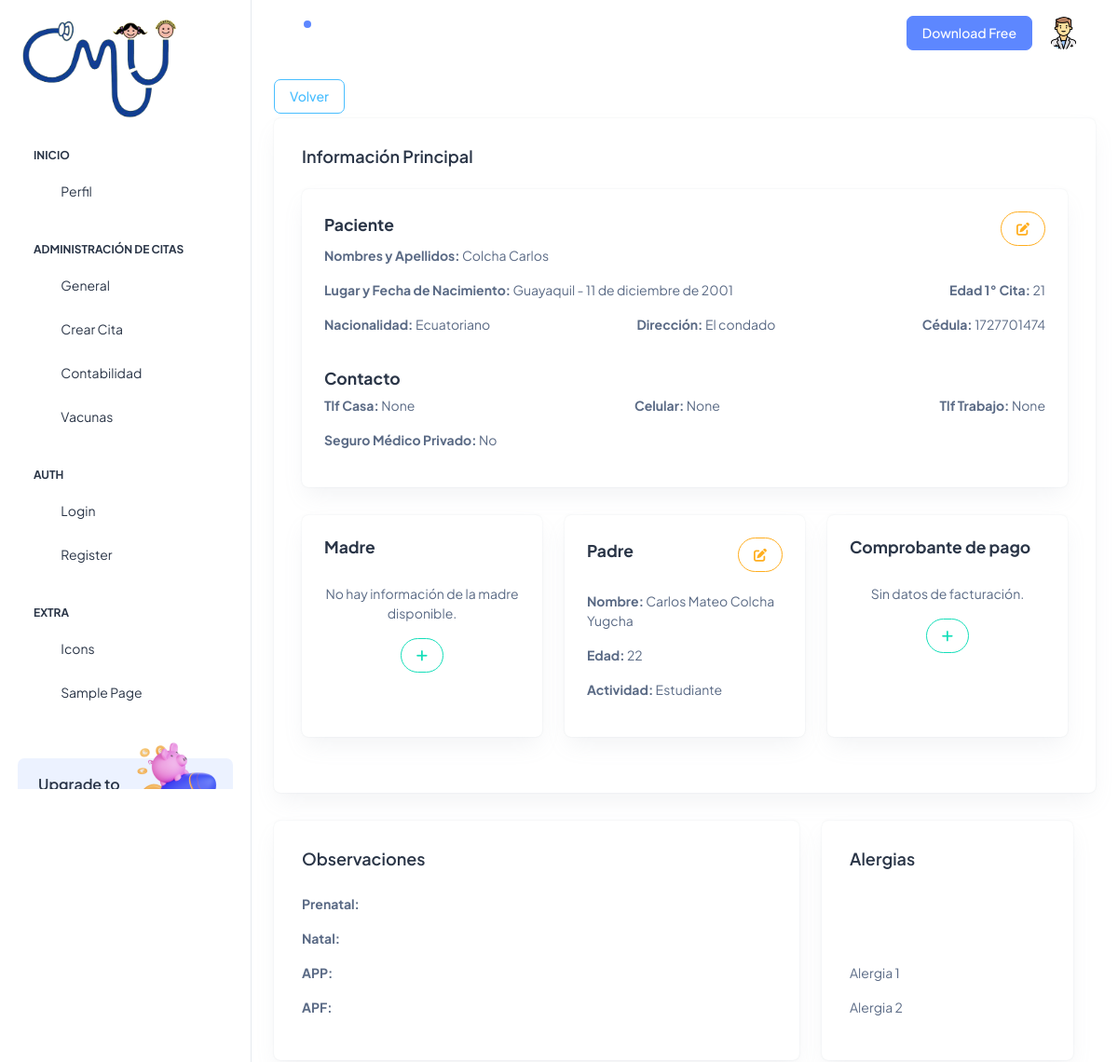
Page /historiales/doc_inicio/doc_patient/2 (signed in, upper part) on the earlier database version.
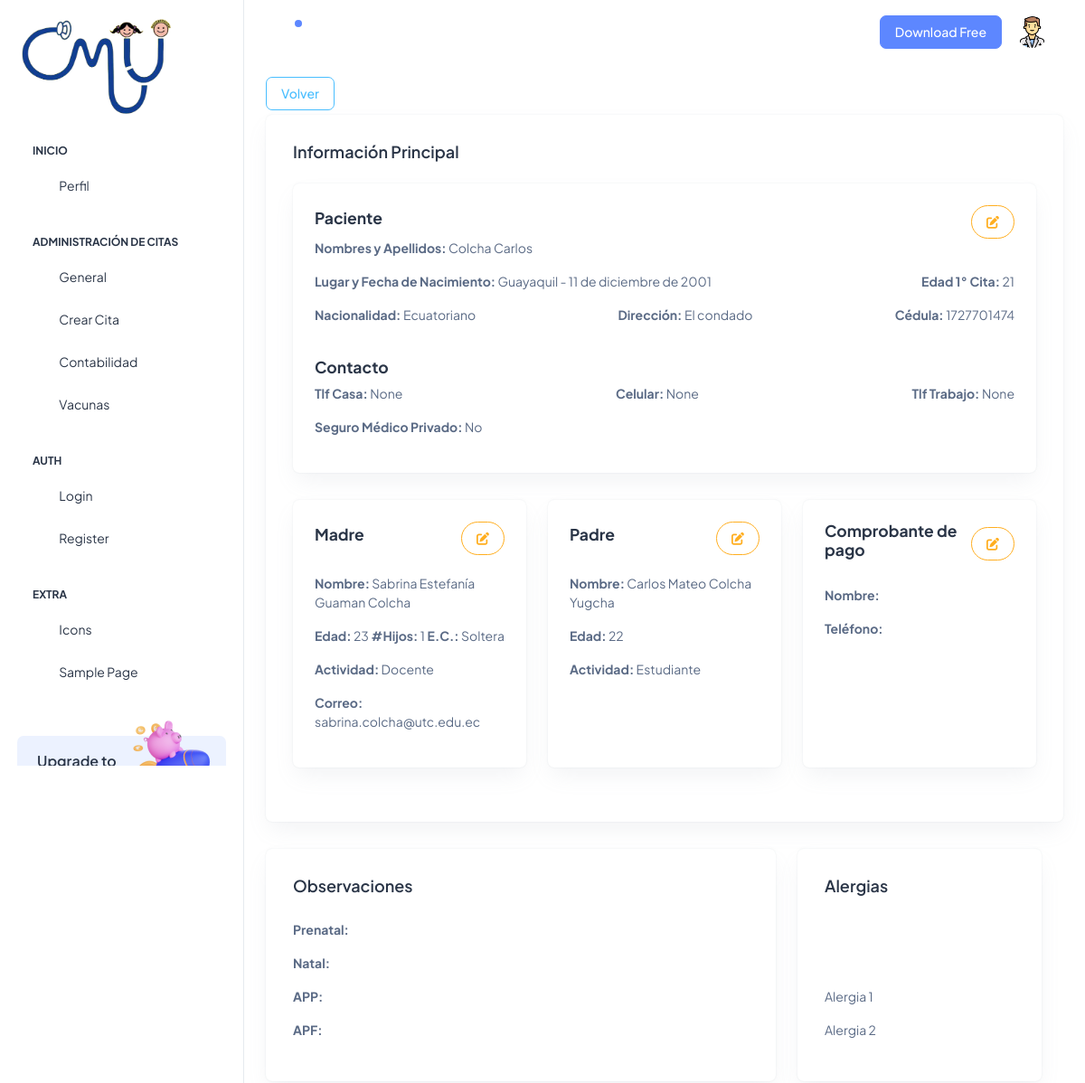
Same page on the later database version.
### Aplicaciones/Historiales/models.py (models this page shows, shortened)
class Patient(models.Model):
    idPat=models.AutoField(primary_key=True)
    creation=models.DateField(default=datetime.date.today)
    lastnPat=models.CharField(max_length=150)
    namePat=models.CharField(max_length=150)
    pldatePat=models.TextField()
    birthPat=models.DateField()
    fagePat=models.CharField(max_length=150)
    natiPat=models.CharField(max_length=150)
    placePat=models.TextField(max_length=150)
    ciPat=models.CharField(max_length=10)
    genPat=models.ForeignKey(Gender, on_delete=models.PROTECT)
    mom=models.ForeignKey(MadreCita, null=True, blank=True, on_delete=models.PROTECT)
    dad=models.ForeignKey(PadreCita, null=True, blank=True, on_delete=models.PROTECT)
    tf_casa=models.CharField(null=True, blank=True, max_length=10)
    cell=models.CharField(null=True, blank=True, max_length=10)
    tf_tra=models.CharField(null=True, blank=True, max_length=10)
    seguroPat=models.BooleanField(default=False)

class PadreCita(models.Model):
    id= models.AutoField(primary_key=True)
    nom_fat=models.CharField(max_length=150)
    ape_fat=models.CharField(max_length=150)
    age_fat=models.DateField()
    act_fat=models.CharField(max_length=150)
    @property
    def edad_dad(self):
        today = date.today()
        return today.year - self.age_fat.year - ((today.month, today.day) < (self.age_fat.month, self.age_fat.day))

class MadreCita(models.Model):
    id= models.AutoField(primary_key=True)
    nom_mom=models.CharField(max_length=150)
    ape_mom=models.CharField(max_length=150)
    age_mom=models.DateField()
    hij_mom=models.IntegerField()
    es_cimom=models.CharField(max_length=150)
    act_mom=models.CharField(max_length=150)
    correo_mom=models.CharField(max_length=150)
    @property
    def edad_mom(self):
        today = date.today()
        return today.year - self.age_mom.year - ((today.month, today.day) < (self.age_mom.month, self.age_mom.day))

### Aplicaciones/Historiales/views.py (the view)
# urls.py: path('doc_inicio/doc_patient/<idPat>', views.doc_patient, name='doc_patient'),
@login_required
@custom_login_required
def doc_patient (request,idPat):
    patbdd=Patient.objects.get(idPat=idPat)
    genbdd=Gender.objects.all()
    mombdd=MadreCita.objects.all()
    dadbdd=PadreCita.objects.all()
    for mom in mombdd:
        mom.age_mom = mom.age_mom.strftime('%Y-%m-%d') if mom.age_mom else ''
    for dad in dadbdd:
        dad.age_fat = dad.age_fat.strftime('%Y-%m-%d') if dad.age_fat else ''
    return render(request, 'histo/patient.html',{'pacientes':patbdd,'generos':genbdd,'mom':mombdd, 'dad':dadbdd})

### Aplicaciones/Historiales/templates/histo/patient.html (shortened to what the changed rows need)
{% extends 'doc_plantilla.html' %}
{% block doc_contenido %}
<br><br>
<div class="container-fluid">
  <div class="row">
    <div class="container-fluid">
      <div class="card">
        <div class="card-body">
          <div class="card">
            <div class="card-body p-4">
              <div class="d-flex justify-content-between align-items-center">
                <h5><b>Paciente</b></h5>
                <button type="button" class="btn btn-outline-warning rounded-pill" data-bs-toggle="modal" data-bs-target="#patientModal" title="Editar paciente">
                </button>
              </div>
              <p><b>Nombres y Apellidos:</b> {{pacientes.lastnPat}} {{pacientes.namePat}}</p>
              <div class="d-flex justify-content-between align-items-center">
                <p><b>Lugar y Fecha de Nacimiento: </b>{{pacientes.pldatePat}} - {{pacientes.birthPat}}</p>
                <p><b>Edad 1° Cita:</b> 21</p>
              </div>
              <div class="d-flex justify-content-between align-items-center">
                <p><b>Nacionalidad: </b>{{pacientes.natiPat}}</p>
                <p><b>Dirección: </b>{{pacientes.placePat}}</p>
                <p><b>Cédula: </b>{{pacientes.ciPat}}</p>
              </div>
              <br>
              <div class="d-flex justify-content-between align-items-center">
                <h5><b>Contacto</b></h5>
              </div>
              <div class="d-flex justify-content-between align-items-center">
                <p><b>Tlf Casa: </b>{{pacientes.tf_casa}}</p>
                <p><b>Celular: </b>{{pacientes.cell}}</p>
                <p><b>Tlf Trabajo: </b>{{pacientes.tf_tra}}</p>
              </div>
              <p><b>Seguro Médico Privado:</b> {{ pacientes.seguroPat|yesno:"Sí,No" }} </p>
            </div>
          </div>
          <div class="row mt-4">
            <div class="col-md-4 d-flex align-items-stretch">
              <div class="card w-100">
                <div class="card-body p-4">
                  <div class="d-flex justify-content-between align-items-center">
                    {% if pacientes.mom %}
                      <button type="button" class="btn btn-outline-warning rounded-pill" data-bs-toggle="modal" data-bs-target="#momModal" title="Editar paciente">
                         <i class="fas fa-edit"></i>
                      </button>
                    {% endif %}
                  </div>
                  <br>
                  {% if pacientes.mom %}
                    <div>
                      <p><b>Nombre:</b> {{ pacientes.mom.nom_mom }} {{ pacientes.mom.ape_mom }}</p>
                      <div class="d-flex justify-content-between align-items-center">
                        <p><b>Edad:</b> {{ pacientes.mom.edad_mom }}</p>
                        <p><b>#Hijos:</b> {{ pacientes.mom.hij_mom }}</p>
                        <p><b>E.C.:</b> {{ pacientes.mom.es_cimom }}</p>
                      </div>
                      <p><b>Actividad:</b> {{ pacientes.mom.act_mom }}</p>
                      <p><b>Correo:</b> {{ pacientes.mom.correo_mom }}</p>
                    </div>
                  {% else %}
                    <div class="text-center">
                      <p>No hay información de la madre disponible.</p>
                      <a href="{% url 'agg_rep' idPat=pacientes.idPat %}" class="btn btn-outline-success rounded-pill"><i class="fa-solid fa-plus"></i></a>
                    </div>
                  {% endif %}
                </div>
              </div>
            </div>
            <div class="col-md-4 d-flex align-items-stretch">
              <div class="card w-100">
                <div class="card-body p-4">
                  <br>
                  {% if pacientes.dad %}
                    <div>
                      <p><b>Nombre:</b> {{ pacientes.dad.nom_fat }} {{ pacientes.dad.ape_fat }}</p>
                      <p><b>Edad:</b> {{ pacientes.dad.edad_dad }}</p>
                      <p><b>Actividad:</b> {{ pacientes.dad.act_fat }}</p>
                    </div>
                  {% else %}
                    <div class="text-center">
                      <p>No hay información del padre disponible.</p>
                      <a href="{% url 'agg_rep' idPat=pacientes.idPat %}" class="btn btn-outline-success rounded-pill"><i class="fa-solid fa-plus"></i></a>
                    </div>
                  {% endif %}
                </div>
              </div>
            </div>
            <div class="col-md-4 d-flex align-items-stretch">
              <div class="card w-100">
                <div class="card-body p-4">
                  <div class="d-flex justify-content-between align-items-center">
                    {% if pacientes.mom %}
                      <button type="button" class="btn btn-outline-warning rounded-pill" data-bs-toggle="modal" data-bs-target="#comprobanteModal" title="Editar datos de facturación">
                        <i class="fas fa-edit"></i>
                      </button>
                    {% endif %}
                  </div>
                  <br>
                  {% if pacientes.mom %}
                    <div>
                      <p><b>Nombre:</b> {{ madre_cita.nombre }}</p>
                      <p><b>Teléfono:</b> {{ madre_cita.telefono }}</p>
                    </div>
                  {% else %}
                    <div class="text-center">
                      <p>Sin datos de facturación.</p>
                      <a href="{% url 'agg_rep' idPat=pacientes.idPat %}" class="btn btn-outline-success rounded-pill"><i class="fa-solid fa-plus"></i></a>
                    </div>
                  {% endif %}
                </div>
              </div>
            </div>
          </div>
        </div>
      </div>
    </div>
  </div>
</div>
  </div>
</div>
{% endblock %}

Differences in the rows shown:
changed Patient "Colcha": mom_id empty → 3 (drawn); mom.nom_mom (not shown) → "Sabrina Estefanía"; mom.ape_mom (not shown) → "Guaman Colcha"; mom.edad_mom (not shown) → "23"; mom.hij_mom (not shown) → "1"; mom.es_cimom (not shown) → "Soltera"; mom.act_mom (not shown) → "Docente"; mom.correo_mom (not shown) → "sabrina.colcha@utc.edu.ec"
Other differences:
text no longer shown: "No hay información de la madre disponible. Sin datos de facturación."
text now shown: "Nombre: Edad: #Hijos: E.C.: Actividad: Correo: Nombre: Teléfono:"
